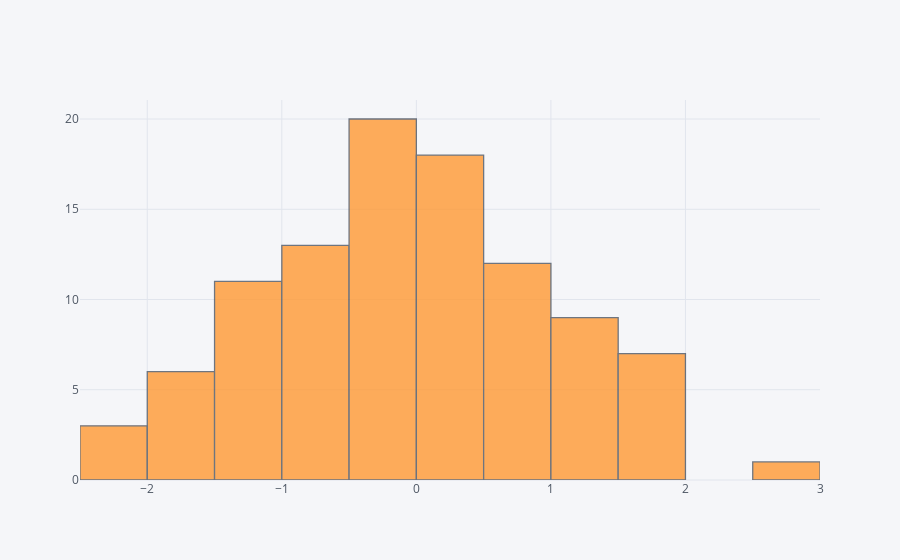

The notebook cell this image was saved under:
### Markdown cell above
## Histogram

### Code cell
df['A'].iplot(kind='hist',bins=25)

### Figure 1 — Plotly figure (JSON) as saved in the notebook; plotly's stock layout.template omitted (floating-point values rounded to 4 significant figures)
{"data": [{"histfunc": "count", "histnorm": "", "marker": {"color": "rgba(255, 153, 51, 1.0)", "line": {"color": "#4D5663", "width": 1.3}}, "name": "A", "nbinsx": 25, "opacity": 0.8, "orientation": "v", "type": "histogram", "uid": "6e06acc4-48b4-4caa-988d-5097955d1c2f", "x": [1.532, -1.311, -0.7093, 0.03008, -1.11, 1.636, -0.5762, -0.3304, 0.1858, 0.7329, -0.4785, 1.145, 0.6534, 1.121, 0.1802, -1.379, 0.5177, -0.4318, 2.74, 1.044, -1.391, -1.548, 1.376, 0.1436, 0.544, 0.7552, 0.1648, -1.951, 0.2759, -2.11, 0.2765, 0.09218, -0.541, 0.1894, -0.6967, 0.4703, -1.697, 0.7581, 0.6945, -1.068, -1.722, -0.4093, 1.4, 0.6733, 1.255, -0.4315, -0.5918, 0.1082, 0.2571, -0.6843, -0.0771, -0.1622, -0.341, -1.176, 1.235, -0.2332, -2.015, -0.4146, -1.618, -0.1981, 1.537, -0.8127, -0.8986, -0.2543, -0.235, -1.339, 1.642, 0.005444, -0.5179, 0.3897, -1.194, 0.5973, -0.2096, 0.4274, -0.8982, 0.4366, 1.055, 0.2385, -0.3511, -0.4574, -0.9484, -1.441, -0.8561, 0.9334, 1.679, -1.343, -0.2475, -0.1769, 1.887, -1.078, 1.152, 0.5246, 1.504, -0.4719, -1.609, 0.8246, -0.496, 0.4719, -2.345, -0.6441]}], "layout": {"barmode": "overlay", "legend": {"bgcolor": "#F5F6F9", "font": {"color": "#4D5663"}}, "paper_bgcolor": "#F5F6F9", "plot_bgcolor": "#F5F6F9", "title": {"font": {"color": "#4D5663"}}, "xaxis": {"gridcolor": "#E1E5ED", "showgrid": true, "tickfont": {"color": "#4D5663"}, "title": {"font": {"color": "#4D5663"}, "text": ""}, "zerolinecolor": "#E1E5ED"}, "yaxis": {"gridcolor": "#E1E5ED", "showgrid": true, "tickfont": {"color": "#4D5663"}, "title": {"font": {"color": "#4D5663"}, "text": ""}, "zerolinecolor": "#E1E5ED"}}}
